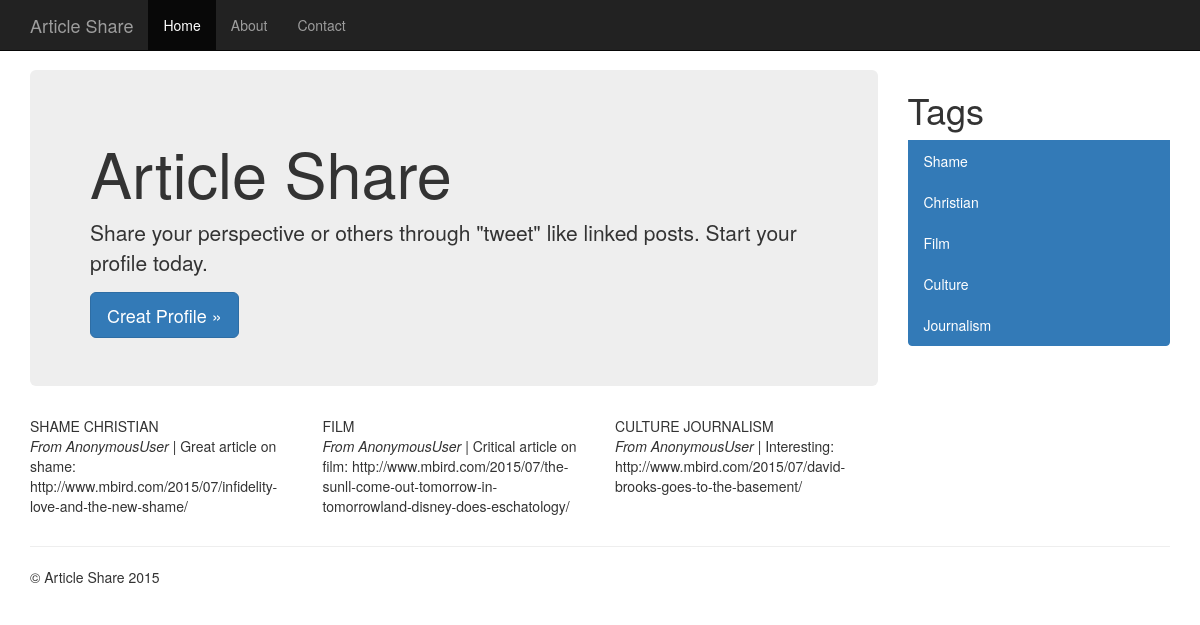
The page / on the database its author committed.
### tweets/models.py (models this page shows)
class Tag(models.Model):
	tag = models.CharField(unique=True, max_length = 20)
	def __str__(self):
		return str(self.tag)

class Tweet(models.Model):
	tweet = models.CharField(max_length=140, blank=False)
	user = models.ForeignKey(User, default=0)
	posted = models.DateField(auto_now_add=True, auto_now=False)
	tag = models.ManyToManyField('tweets.Tag')
	def __str__(self):
		return str(self.tweet)

### tweets/views.py (the view)
# urls.py: url(r'^$', 'tweets.views.home', name = 'home'),
def home(request):
	tweets = Tweet.objects.all()
	tags = Tag.objects.all()
	context = {
		"tweets": tweets,
		"tags": tags,
	}
	return render(request, "home.html", context)

### templates/home.html (shortened to what this page needs)
{% extends 'base.html' %}
{% block content %}
<body>
<div class="container">
  <div class="row row-offcanvas row-offcanvas-right">
    <div class="col-xs-12 col-sm-9">
      <div class="jumbotron">
        <h1>Article Share</h1>
        <p>Share your perspective or others through "tweet" like linked posts. Start your profile today.</p>
         <a class="btn btn-lg btn-primary" href="" role="button">Creat Profile &raquo;</a>
      </div>
      <div class="row">
      {% for tweet in tweets %}
        <div class="col-xs-6 col-lg-4">
          {% for tag in tweet.tag.all %}
              {{ tag|upper }}
          {% endfor %}
          <p><i>From {{ user }} | </i>{{ tweet }}</p>
        </div>
      {% endfor %}
      </div>
    </div>
    <div class="col-xs-6 col-sm-3 sidebar-offcanvas" id="sidebar">
      <div class="list-group">
      	<h1>Tags</h1>
      {% for tag in tags %}
        <a href="" class="list-group-item active">{{ tag }}</a>
      {% endfor %}
      </div>
    </div>
  </div>
  <hr>
  <footer>
    <p>&copy; Article Share 2015</p>
  </footer>
</div>
</body>
{% endblock %}

### templates/base.html (shortened to what this page needs)
<!DOCTYPE html>
<html lang="en">
  <head>
    {% include 'head_css.html' %}
  </head>
  <body>
  {% include 'nav_bar.html' %}
   {% block content %}
   {% endblock %}
  </body>
</html>

### templates/head_css.html (shortened to what this page needs)
<link rel="stylesheet" href="https://maxcdn.bootstrapcdn.com/bootstrap/3.3.5/css/bootstrap.min.css">

### templates/nav_bar.html (shortened to what this page needs)
<nav class="navbar navbar-fixed-top navbar-inverse">
  <div class="container">
    <div class="navbar-header">
      <a class="navbar-brand" href="">Article Share</a>
    </div>
    <div id="navbar" class="collapse navbar-collapse">
      <ul class="nav navbar-nav">
        <li class="active"><a href="#">Home</a></li>
        <li><a href="#about">About</a></li>
        <li><a href="#contact">Contact</a></li>
      </ul>
    </div>
  </div>
</nav>

### templates/home.html (style rules this page uses)
body { padding-top: 70px; }

### rows shown on the page
Tweet: user "AnonymousUser", tweet "Great article on shame: http://www.mbird.com/2015/07/infidelity-love-and-the-new-shame/"
Tag: tag "SHAME", tag "Shame"
Tag: tag "CHRISTIAN", tag "Christian"
Tweet: user "AnonymousUser", tweet "Critical article on film: http://www.mbird.com/2015/07/the-sunll-come-out-tomorrow-in-tomorrowland-disney-does-eschatology/"
Tag: tag "FILM", tag "Film"
Tweet: user "AnonymousUser", tweet "Interesting: http://www.mbird.com/2015/07/david-brooks-goes-to-the-basement/"
Tag: tag "CULTURE", tag "Culture"
Tag: tag "JOURNALISM", tag "Journalism"
